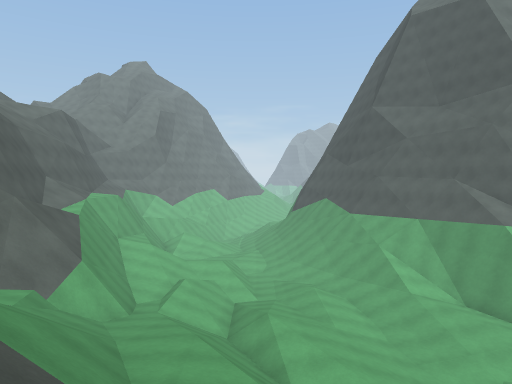
[1] (above)

16 first-person views from a walk through a scene from a Unity 3-D project. The camera is 1.3 m above the floor, tilts 2° down and sees 70° across. The floor is counted in squares, 2 m on a side. Each view is taken from the middle of a square. On the plan, view 1 faces up. The plan holds only what a view shows up to about 11 squares ahead; the rest is blank. The place goes on beyond the plan.

[2]
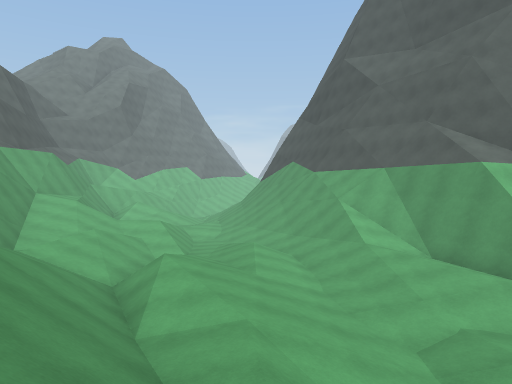

[3]
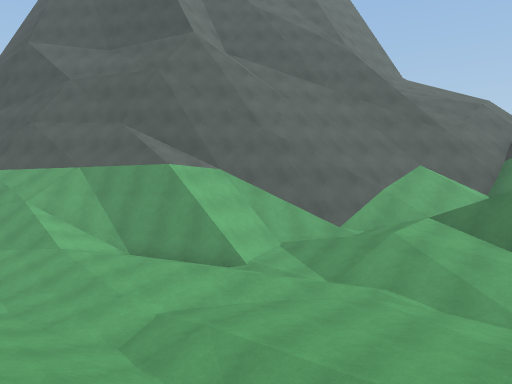

[4]
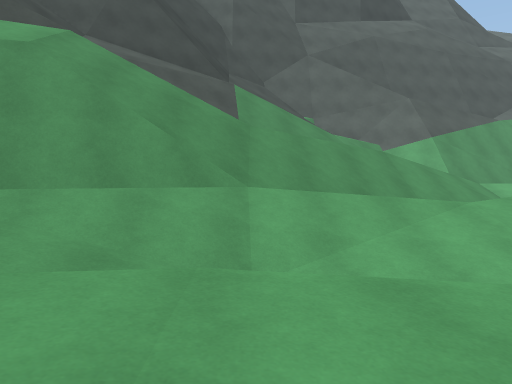

[5]
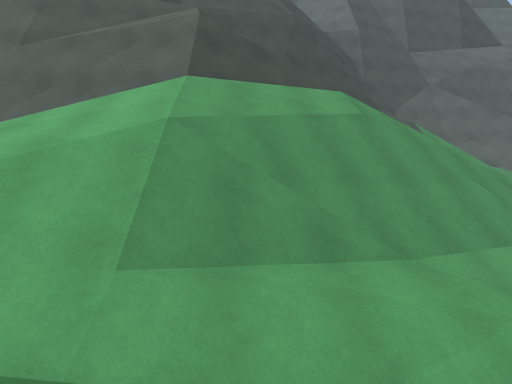

[6]
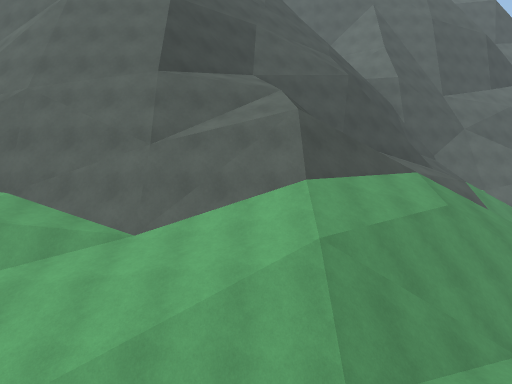

[7]
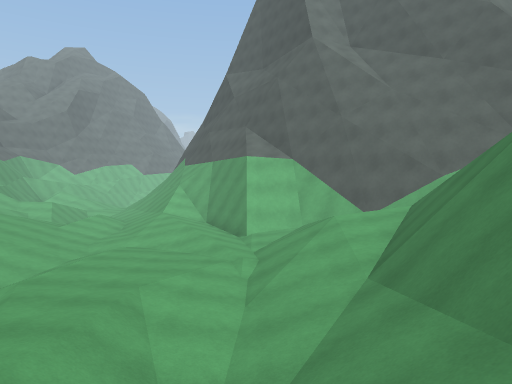

[8]
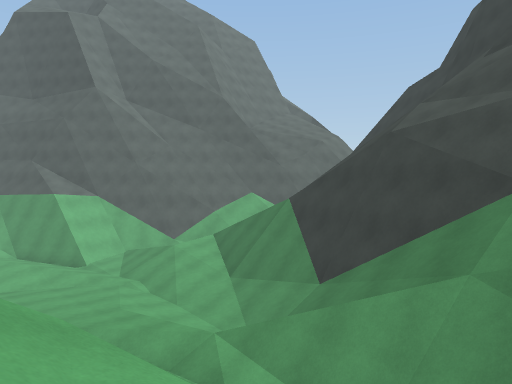

[9]
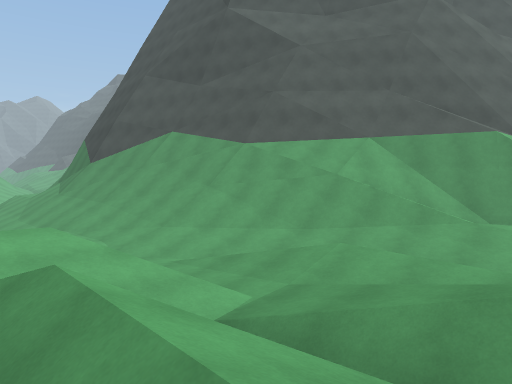

[10]
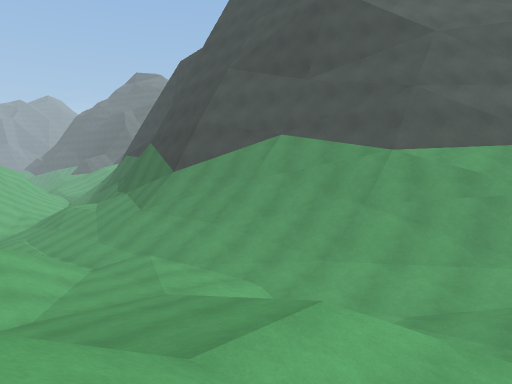

[11]
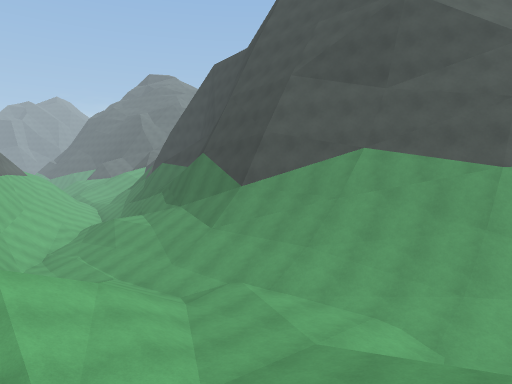

[12]
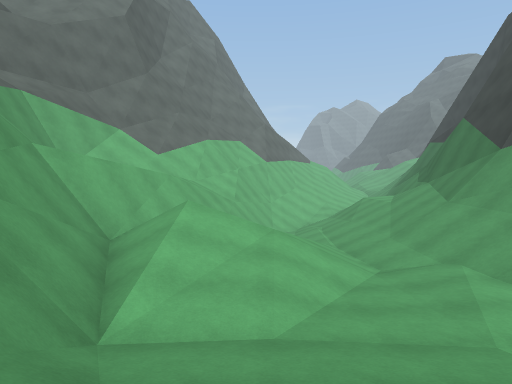

[13]
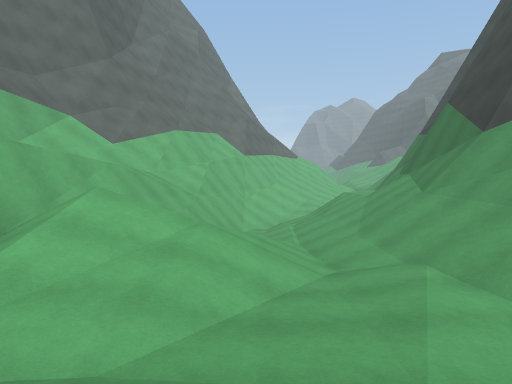

[14]
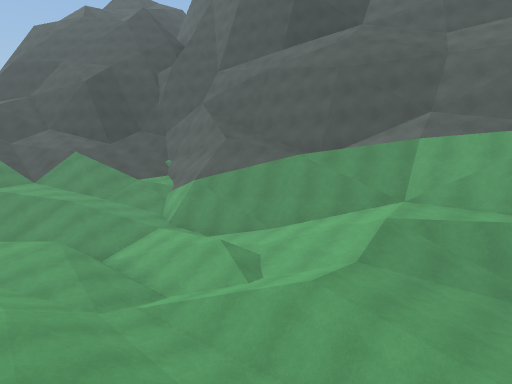

[15]
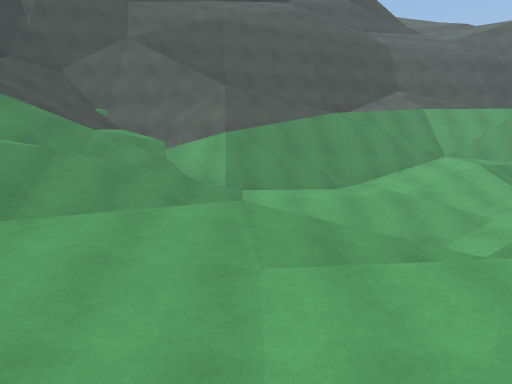

[16]
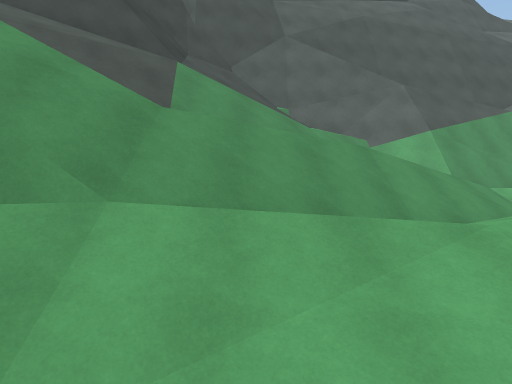

### Floor plan
Key: @ floor where view 1 was taken; # wall or solid block; . main floor; - floor 0.75 m lower than the main floor; : floor 1 m higher than the main floor; _ floor 1.5 m lower than the main floor; + floor 1.75 m higher than the main floor; * floor 2.5 m higher than the main floor; % floor 3.25 m higher than the main floor; / step, stairs or slope; = window, fence, low wall or low ledge; ^ raised ledge; v drop or lower ground.
Columns run from 7 left of view 1 to 16 right of it. Each row starts with its distance up from view 1.
 28     #/
 27     #_-/:/#
 26    ##_-///##
 25    #/_-//#^^
 24   ## --//^
 23   #/ .-//#
 22  ##  /-//#^
 21  #////-///^
 20  #////-.//#^
 19  ##/....///^
 18  ##.....///#^
 17  ##/../-////#
 16 ^#//::/-////#^
 15 ^#%//:/--////##
 14 ^^///:/-/.////##
 13  ^#//..//////#v/#
 12   #////....//#=/#^
 11 v ##://...////#//#
 10 v  #:////../:.#//#
  9    #/////.....///#^   ##
  8  ^##////:/....../###^^=
  7   ##/+//://...../////##
  6   #//*//::/.....//////
  5  ##///%///....../+= //
  4  #////%//+/....//+#
  3  #/////%////...//#v
  2  ### // /////:../#v
  1   ##/// /v#//:/./#v/
  0    ##//@/v#//////#v/
 -1     #/  //#/+////#v/
 -2     #// #/#//////#v///
 -3     ^ //v#///////#v//#
 -4     #////#/////=/#/
 -5      #/#/#///
 -6      ^####///
 -7      v####///
 -8      v####//
 -9      v ##/
-10        =

Where each view was taken, in squares from view 1:
view 1: 0 up, 0 right, facing up
view 2: 2 up, 2 right, facing up
view 3: 2 up, 2 right, facing up-right
view 4: 3 up, 7 right, facing left
view 5: 2 down, 8 right, facing left
view 6: 4 down, 9 right, facing left
view 7: 2 down, 8 right, facing up
view 8: 5 down, 3 right, facing up-right
view 9: 9 up, 3 left, facing up-right
view 10: 13 up, 4 left, facing up-right
view 11: 15 up, 5 left, facing up-right
view 12: 15 up, 3 left, facing up
view 13: 16 up, 2 left, facing up
view 14: 18 up, 3 right, facing down-left
view 15: 9 up, 5 right, facing left
view 16: 4 up, 5 right, facing left
